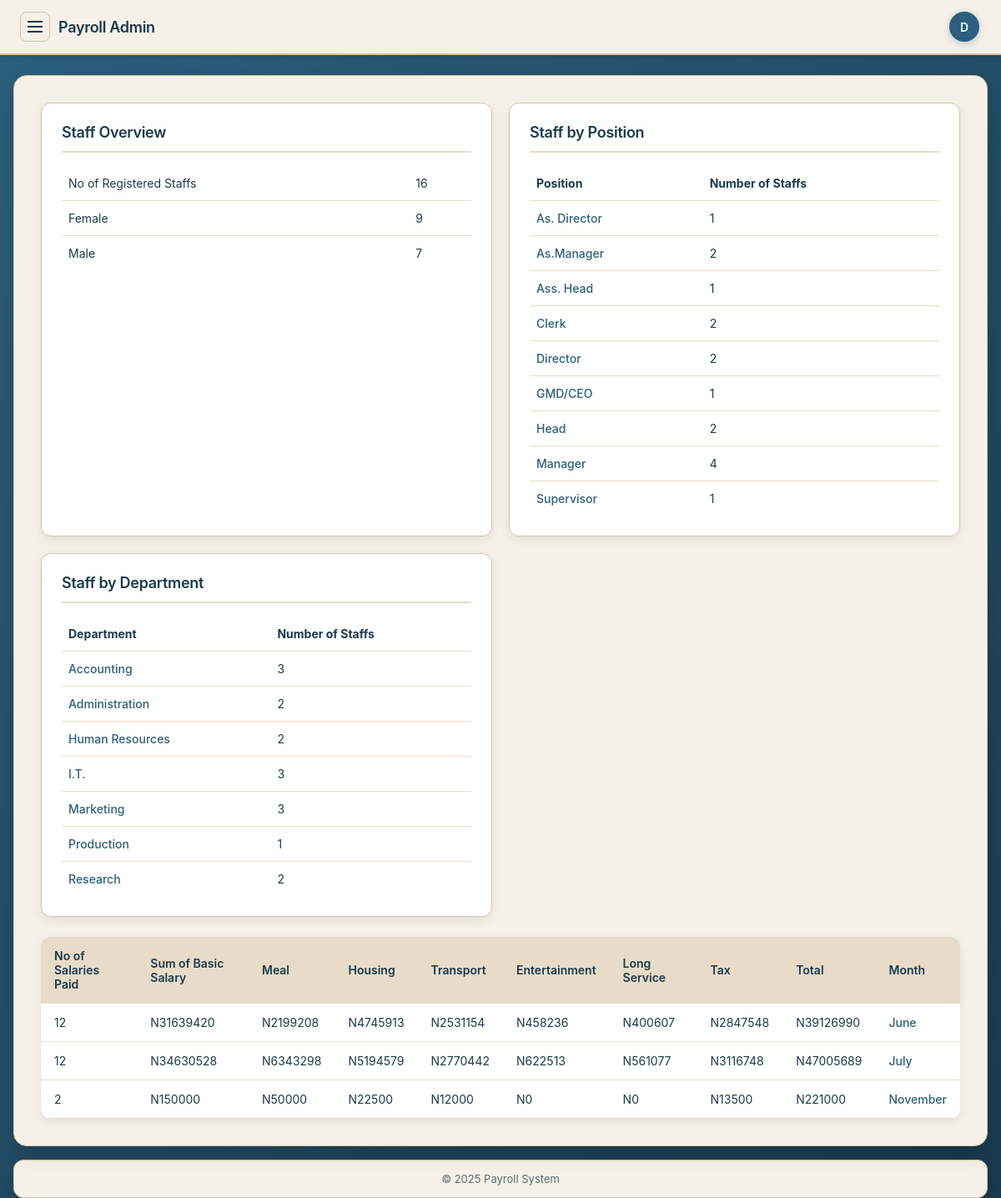
The page /admin/index.php (signed in) on the database its author committed.
### tables this page shows
CREATE TABLE `register_staff` (
  `staff_id` int(20) NOT NULL,
  `fname` varchar(100) NOT NULL,
  `sex` varchar(50) NOT NULL,
  `birthday` date NOT NULL,
  `department` varchar(50) NOT NULL,
  `position` varchar(50) NOT NULL,
  `grade` varchar(50) NOT NULL,
  `years` varchar(50) NOT NULL,
  `username` varchar(50) NOT NULL,
  `password` varchar(50) NOT NULL,
  `date_registered` timestamp NOT NULL DEFAULT current_timestamp()
);

### admin/index.php (the view, shortened to what this page needs)
<?php
include('connection.php');
$qry = "SELECT count(*), sum(basic), sum(meal), sum(housing), sum(transport), sum(entertainment), sum(long_service), sum(tax), sum(totall), monthname(date_s) FROM salary GROUP BY month(date_s)";
$run = mysqli_query($conn, $qry) or die(mysqli_error($conn));
$qry2 = "SELECT count(*) FROM register_staff";
$run2 = mysqli_query($conn, $qry2) or die(mysqli_error($conn));
$qry3 = "SELECT *, count(*) FROM register_staff GROUP BY sex";
$run3 = mysqli_query($conn, $qry3) or die(mysqli_error($conn));
$qry4 = "SELECT *, count(*) FROM register_staff GROUP BY position";
$run4 = mysqli_query($conn, $qry4) or die(mysqli_error($conn));
$qry5 = "SELECT *, count(*) FROM register_staff GROUP BY department";
$run5 = mysqli_query($conn, $qry5) or die(mysqli_error($conn));
?>
<!DOCTYPE html PUBLIC "-//W3C//DTD XHTML 1.0 Transitional//EN" "http://www.w3.org/TR/xhtml1/DTD/xhtml1-transitional.dtd">
<html xmlns="http://www.w3.org/1999/xhtml">
<head>
<link rel="stylesheet" href="../css/style.css?v=20251008" type="text/css" />
</head>
<body>
<div class="app-shell">
	<div class="headerbar">
		<div class="brand-wrap"><button class="hamburger" id="sidebarToggle" aria-label="Toggle sidebar"><span></span><span></span><span></span></button><div class="brand">Payroll Admin</div></div>
		<div class="user-profile"><div class="avatar">D</div></div>
</div>
<div class="layout" id="layout">
	<main class="main">
		<div class="cards">
			<div class="card">
				<h3>Staff Overview</h3>
				<table>
					<?php while ($rows = mysqli_fetch_array($run2)) {?>
					<tr>
						<td>No of Registered Staffs</td>
						<td><?php echo $rows['count(*)']; ?></td>
					</tr>
					<?php }?>
					<?php  while($rowsb = mysqli_fetch_array($run3)) {?>
					<tr>
						<td><?php echo $rowsb['sex']; ?></td>
						<td><?php echo $rowsb['count(*)']; ?></td>
					</tr>
					<?php }?>
				</table>
			</div>
			<div class="card">
				<h3>Staff by Position</h3>
				<table>
					<tr>
						<th>Position</th>
						<th>Number of Staffs</th>
					</tr>
					<?php  while($rb = mysqli_fetch_array($run4)) {?>
					<tr>
						<td><a href="position.php?position=<?php echo $rb['position'];?>"> <?php echo $rb['position'];?></a></td>
						<td><?php echo $rb['count(*)']; ?>&nbsp;</td>
					</tr>
					<?php }?>
				</table>
			</div>
			<div class="card">
				<h3>Staff by Department</h3>
				<table>
					<tr>
						<th>Department</th>
						<th>Number of Staffs</th>
					</tr>
					<?php  while($r = mysqli_fetch_array($run5)) {?>
					<tr>
						<td><a href="department.php?department=<?php echo $r['department']; ?>"> <?php echo $r['department'];?></a></td>
						<td><?php echo $r['count(*)']; ?></td>
					</tr>
					<?php }?>
				</table>
			</div>
		</div>
		<table class="data-table">
			<tr>
				<th>No of Salaries Paid</th>
				<th>Sum of Basic Salary</th>
				<th>Meal</th>
				<th>Housing</th>
				<th>Transport</th>
				<th>Entertainment</th>
				<th>Long Service</th>
				<th>Tax</th>
				<th>Total</th>
				<th>Month</th>
			</tr>
			<?php while ($row = mysqli_fetch_array($run)) {?>
			<tr>
				<td><?php echo $row['count(*)']; ?></td>
				<td>N<?php echo round($row['sum(basic)']); ?></td>
				<td>N<?php echo round($row['sum(meal)']); ?></td>
				<td>N<?php echo round($row['sum(housing)']); ?></td>
				<td>N<?php echo round($row['sum(transport)']); ?></td>
				<td>N<?php echo round($row['sum(entertainment)']); ?></td>
				<td>N<?php echo round($row['sum(long_service)']); ?></td>
				<td>N<?php echo round($row['sum(tax)']); ?></td>
				<td>N<?php echo round($row['sum(totall)']); ?></td>
				<td><a href="view_month.php?month=<?php echo $row['monthname(date_s)'];?>"><?php echo $row['monthname(date_s)'];?></a></td>
			</tr>
			<?php }?>
		</table>
	</main>
</div>
<div class="footerbar">&copy; <?php echo date('Y'); ?> Payroll System</div>
</div>
</body>
</html>

### css/style.css (style rules this page uses)
body, html { margin:0; padding:0; font-family: -apple-system, BlinkMacSystemFont, "Segoe UI", Roboto, "Helvetica Neue", Arial, sans-serif; font-size:14px; background: linear-gradient(135deg, #2c5f7d 0%, #1a3a4d 100%); min-height: 100vh; }
.app-shell { max-width: 1400px; margin: 0 auto; padding: 90px 24px 0 24px; }
.headerbar { background: #f5f1e8; border: 0; border-bottom: 2px solid #d4c4a8; border-radius: 0; box-shadow: 0 2px 8px rgba(0,0,0,.1); padding: 14px 24px; display: flex; align-items: center; justify-content: space-between; position: fixed; left: 0; right: 0; top: 0; width: 100%; z-index: 1000; }
.brand-wrap { display: flex; align-items: center; gap: 10px; }
.hamburger { width: 36px; height: 36px; background: transparent; border: 1.5px solid #d4c4a8; border-radius: 8px; display: inline-flex; flex-direction: column; align-items: center; justify-content: center; cursor: pointer; transition: all 0.2s ease; }
.hamburger span { display: block; width: 18px; height: 2px; background: #1a3a4d; margin: 2px 0; }
.brand { font-weight: 600; font-size: 18px; color: #1a3a4d; letter-spacing: -0.3px; }
.user-profile { display: flex; align-items: center; gap: 8px; margin-right: 50px; }
.avatar { width: 36px; height: 36px; border-radius: 50%; background: #2c5f7d; color: #fff; display: inline-flex; align-items: center; justify-content: center; font-weight: 600; font-size: 14px; box-shadow: 0 2px 8px rgba(44, 95, 125, 0.3); }
.layout { display: block; position: relative; }
.main { background: #f5f1e8; border: 1.5px solid #d4c4a8; border-radius: 16px; box-shadow: 0 8px 24px rgba(0,0,0,.15); padding: 32px; }
.cards { display: grid; grid-template-columns: repeat(3, 1fr); gap: 24px; margin-bottom: 24px; }
.card { background: #ffffff; border: 1.5px solid #d4c4a8; border-radius: 12px; box-shadow: 0 4px 12px rgba(0,0,0,.08); padding: 24px; transition: all 0.2s ease; min-height: 200px; }
.card h3 { margin: 0 0 16px 0; font-size: 18px; color: #1a3a4d; font-weight: 600; letter-spacing: -0.3px; padding-bottom: 12px; border-bottom: 2px solid #e8dcc8; }
.card table { width: 100%; border-collapse: collapse; }
.card table td, .card table th { border-bottom: 1px solid #e8dcc8; padding: 12px 8px; text-align: left; font-size: 14px; color: #1a3a4d; }
.card table tr:last-child td { border-bottom: none; }
.card table a { color: #2c5f7d; text-decoration: none; font-weight: 500; }
.data-table { width: 100%; border-collapse: collapse; margin-top: 24px; background: #ffffff; border-radius: 12px; overflow: hidden; box-shadow: 0 4px 12px rgba(0,0,0,.08); }
.data-table th, .data-table td { padding: 14px 16px; border-bottom: 1px solid #e8dcc8; text-align: left; font-size: 14px; }
.data-table th { background: #e8dcc8; font-weight: 600; color: #1a3a4d; font-size: 14px; }
.data-table td { color: #1a3a4d; }
.data-table a { color: #2c5f7d; text-decoration: none; font-weight: 500; }
.footerbar { margin-top: 16px; background: #f5f1e8; border: 1.5px solid #d4c4a8; border-radius: 12px; box-shadow: 0 8px 24px rgba(0,0,0,.15); padding: 14px 20px; font-size: 13px; color: #5a6b75; text-align: center; }
.layout { position: relative; }
.main { grid-column: 1; }
@media (max-width: 1400px) { .app-shell { max-width: 100%; padding: 90px 20px 0 20px; } }
@media (max-width: 1200px) { .app-shell { padding: 90px 16px 0 16px; } }
@media (max-width: 1200px) { .cards { grid-template-columns: repeat(2, 1fr); gap: 20px; } }

### rows shown on the page
register_staff: sex "Female", count "9", position "Manager", count "4", department "Human Resources", count "2"
register_staff: sex "Male", count "7", position "GMD/CEO", count "1", department "I.T.", count "3"
register_staff: position "As. Director", count "1", department "Accounting", count "3"
register_staff: position "As.Manager", count "2"
register_staff: position "Ass. Head", count "1"
register_staff: position "Clerk", count "2"
register_staff: position "Director", count "2", department "Production", count "1"
register_staff: position "Head", count "2"
register_staff: position "Supervisor", count "1"
register_staff: department "Administration", count "2"
register_staff: department "Marketing", count "3"
register_staff: department "Research", count "2"

### other values the page prints
$rows['count(*)'] "16"
$row['count(*)'] "12"
$row['sum(basic)'] "31639420"
$row['sum(meal)'] "2199208"
$row['sum(housing)'] "4745913"
$row['sum(transport)'] "2531154"
$row['sum(entertainment)'] "458236"
$row['sum(long_service)'] "400607"
$row['sum(tax)'] "2847548"
$row['sum(totall)'] "39126990"
$row['monthname(date_s)'] "June"
$row['sum(basic)'] "34630528"
$row['sum(meal)'] "6343298"
$row['sum(housing)'] "5194579"
$row['sum(transport)'] "2770442"
